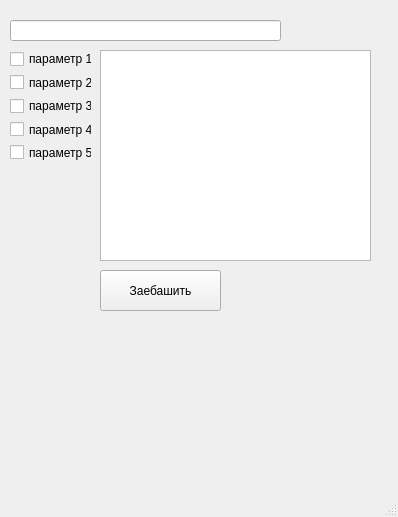
<?xml version="1.0" encoding="UTF-8"?>
<ui version="4.0">
 <class>MainWindow</class>
 <widget class="QMainWindow" name="MainWindow">
  <property name="geometry">
   <rect>
    <x>0</x>
    <y>0</y>
    <width>398</width>
    <height>517</height>
   </rect>
  </property>
  <property name="windowTitle">
   <string>MainWindow</string>
  </property>
  <widget class="QWidget" name="centralwidget">
   <widget class="QPushButton" name="pushButton">
    <property name="geometry">
     <rect>
      <x>100</x>
      <y>270</y>
      <width>121</width>
      <height>41</height>
     </rect>
    </property>
    <property name="text">
     <string>Заебашить</string>
    </property>
   </widget>
   <widget class="QWidget" name="layoutWidget">
    <property name="geometry">
     <rect>
      <x>10</x>
      <y>50</y>
      <width>82</width>
      <height>111</height>
     </rect>
    </property>
    <layout class="QVBoxLayout" name="verticalLayout">
     <item>
      <widget class="QCheckBox" name="checkBox">
       <property name="text">
        <string>параметр 1</string>
       </property>
      </widget>
     </item>
     <item>
      <widget class="QCheckBox" name="checkBox_2">
       <property name="text">
        <string>параметр 2</string>
       </property>
      </widget>
     </item>
     <item>
      <widget class="QCheckBox" name="checkBox_3">
       <property name="text">
        <string>параметр 3</string>
       </property>
      </widget>
     </item>
     <item>
      <widget class="QCheckBox" name="checkBox_4">
       <property name="text">
        <string>параметр 4</string>
       </property>
      </widget>
     </item>
     <item>
      <widget class="QCheckBox" name="checkBox_5">
       <property name="text">
        <string>параметр 5</string>
       </property>
      </widget>
     </item>
    </layout>
   </widget>
   <widget class="QLineEdit" name="lineEdit">
    <property name="geometry">
     <rect>
      <x>10</x>
      <y>20</y>
      <width>271</width>
      <height>21</height>
     </rect>
    </property>
   </widget>
   <widget class="QListView" name="listView">
    <property name="geometry">
     <rect>
      <x>100</x>
      <y>50</y>
      <width>271</width>
      <height>211</height>
     </rect>
    </property>
   </widget>
  </widget>
  <widget class="QStatusBar" name="statusbar"/>
 </widget>
 <resources/>
 <connections/>
</ui>
